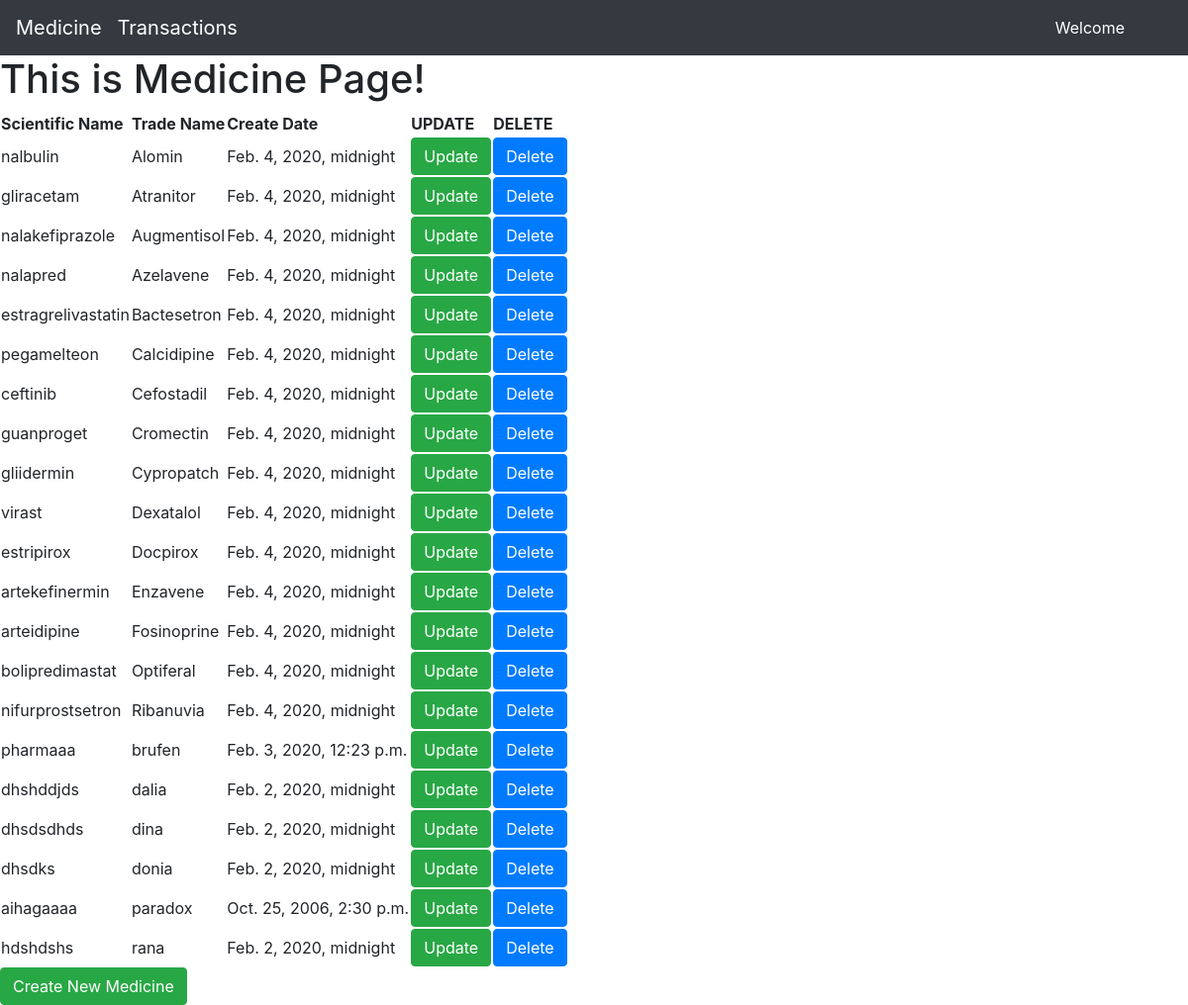
The app's page /Pharma/medicine/ with its own data.
### Pharma/models.py (models this page shows, shortened)
class Medicine(models.Model):
    scientific_name = models.CharField(max_length=264,null=True,)
    trade_name = models.CharField(max_length=264, null=True,)
    alternate1 = models.CharField(max_length=264, null=True,)
    alternate2 = models.CharField(max_length=264, null=True,)
    qnt = models.PositiveIntegerField(null=True,)
    item_price = models.PositiveIntegerField(null=True,)
    start_date = models.DateTimeField(null=True,)
    end_date = models.DateTimeField(null=True,)

### Pharma/views.py (the view)
# urls.py: path('medicine/', views.list_medicine, name='medicine'),
def list_medicine(request):
    medicine_list = Medicine.objects.order_by('trade_name')
    return render(request, 'listmedicine.html', {'medicine_records':medicine_list})

### Pharma/templates/listmedicine.html
{% extends 'master.html' %}
{% load static %}
    {% block body_block %}
    <h1>This is Medicine Page!</h1>
    {% if medicine_records %}
      <table>
        <thead>
          <th>Scientific Name</th>
          <th>Trade Name</th>
          <th>Create Date</th>
          <th>UPDATE</th>
          <th>DELETE</th>
        </thead>
        {% for med in medicine_records %}
          <tr>
            <td>{{med.scientific_name}}</td>
            <td>{{med.trade_name}}</td>
            <td>{{med.start_date}}</td>
            <td><button type="submit" class="btn btn-success" onclick="location.href='{% url 'Pharma:update' med.id %}'" name='mybtn2'>Update</button></td>
            <td><button type="button" class="btn btn-primary" data-toggle="modal" data-target="#deletemodal">Delete</button></td>
          </tr>
        {% endfor %}
      </table>
    {% else %}
    <p>NOT FOUND</p>
    {% endif %}
    <button type="submit" class="btn btn-success" onclick="location.href='{% url 'Pharma:createmed' %}'" name='mybtn2'>Create New Medicine</button>
    {% endblock %}

### PharmacyProject/templates/master.html (shortened to what this page needs)
<!DOCTYPE html>
{% load static %}
<html lang="en" dir="ltr">
  <head>
    <link rel="stylesheet" href="https://maxcdn.bootstrapcdn.com/bootstrap/4.0.0/css/bootstrap.min.css">
  </head>
  <body>
      <nav class="navbar navbar-expand-sm bg-dark navbar-dark justify-content-end">
          <a class="navbar-brand" href='{% url 'Pharma:medicine' %}'>Medicine</a>
          <a class="navbar-brand" href='{% url 'Pharma:transactions' %}'>Transactions</a>
          <div class="collapse navbar-collapse flex-grow-0" style="direction:rtl;" id="navbarSupportedContent">
              <ul class="navbar-nav text-right">
                  <li class="nav-item active">
                      <span class="nav-link" href="#">Welcome {{your_name}}</span>
                  </li>
              </ul>
          </div>
      </nav>
      {% block body_block %}{% endblock %}
  </body>
</html>

### records on screen
Medicine: scientific_name "nalbulin", trade_name "Alomin", start_date "Feb. 4, 2020, midnight"
Medicine: scientific_name "gliracetam", trade_name "Atranitor", start_date "Feb. 4, 2020, midnight"
Medicine: scientific_name "nalakefiprazole", trade_name "Augmentisol", start_date "Feb. 4, 2020, midnight"
Medicine: scientific_name "nalapred", trade_name "Azelavene", start_date "Feb. 4, 2020, midnight"
Medicine: scientific_name "estragrelivastatin", trade_name "Bactesetron", start_date "Feb. 4, 2020, midnight"
Medicine: scientific_name "pegamelteon", trade_name "Calcidipine", start_date "Feb. 4, 2020, midnight"
Medicine: scientific_name "ceftinib", trade_name "Cefostadil", start_date "Feb. 4, 2020, midnight"
Medicine: scientific_name "guanproget", trade_name "Cromectin", start_date "Feb. 4, 2020, midnight"
Medicine: scientific_name "gliidermin", trade_name "Cypropatch", start_date "Feb. 4, 2020, midnight"
Medicine: scientific_name "virast", trade_name "Dexatalol", start_date "Feb. 4, 2020, midnight"
Medicine: scientific_name "estripirox", trade_name "Docpirox", start_date "Feb. 4, 2020, midnight"
Medicine: scientific_name "artekefinermin", trade_name "Enzavene", start_date "Feb. 4, 2020, midnight"
Medicine: scientific_name "arteidipine", trade_name "Fosinoprine", start_date "Feb. 4, 2020, midnight"
Medicine: scientific_name "bolipredimastat", trade_name "Optiferal", start_date "Feb. 4, 2020, midnight"
Medicine: scientific_name "nifurprostsetron", trade_name "Ribanuvia", start_date "Feb. 4, 2020, midnight"
Medicine: scientific_name "pharmaaa", trade_name "brufen", start_date "Feb. 3, 2020, 12:23 p.m."
Medicine: scientific_name "dhshddjds", trade_name "dalia", start_date "Feb. 2, 2020, midnight"
Medicine: scientific_name "dhsdsdhds", trade_name "dina", start_date "Feb. 2, 2020, midnight"
Medicine: scientific_name "dhsdks", trade_name "donia", start_date "Feb. 2, 2020, midnight"
Medicine: scientific_name "aihagaaaa", trade_name "paradox", start_date "Oct. 25, 2006, 2:30 p.m."
Medicine: scientific_name "hdshdshs", trade_name "rana", start_date "Feb. 2, 2020, midnight"
